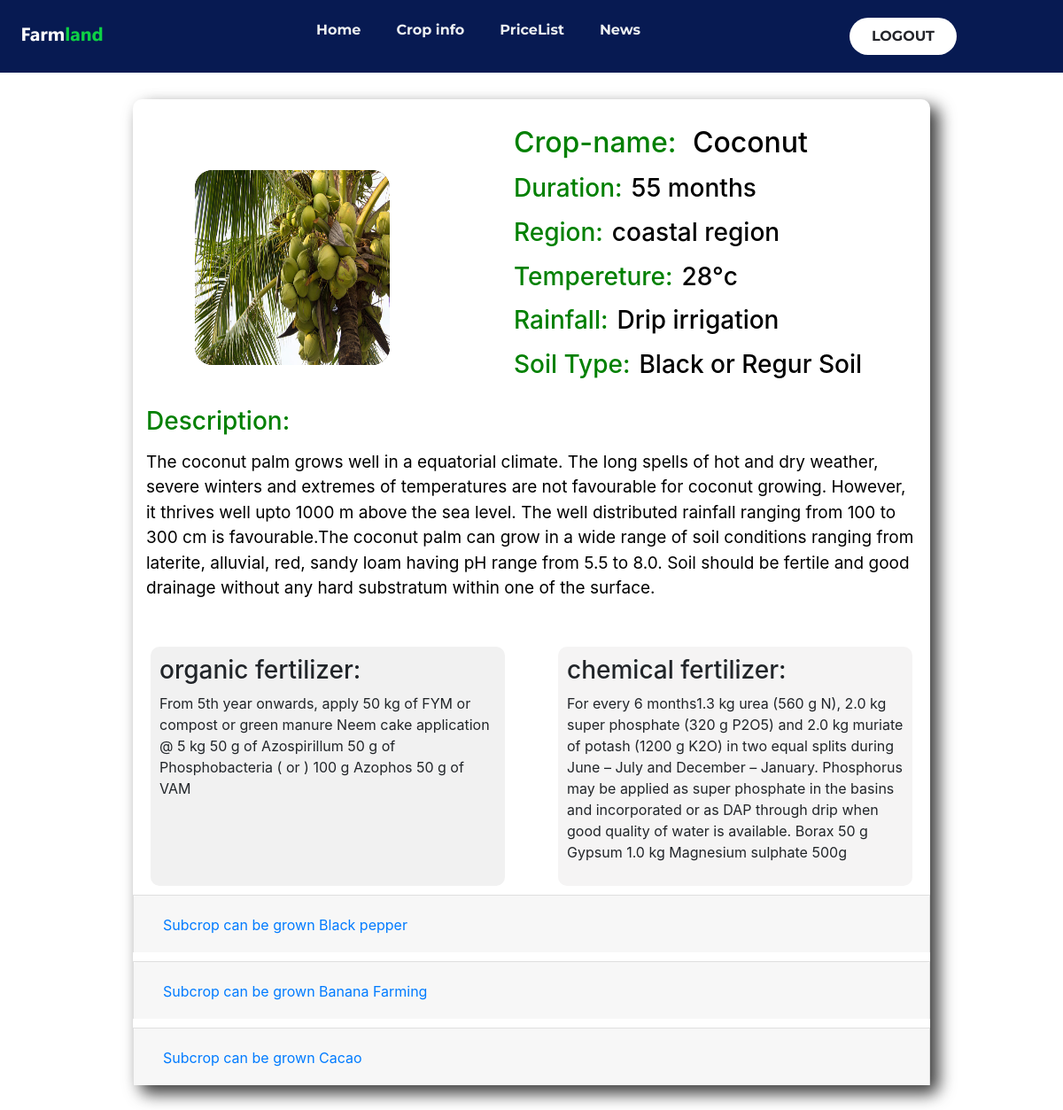
The app's page /cropdec/crop2 with its own data.
### tables this page shows
CREATE TABLE CROP(CROP_ID TEXT PRIMARY KEY ,CROP_NAME TEXT NOT NULL,CROP_IMG TEXT,CROP_DURATION INTEGER,CROP_REGION TEXT,CROP_TEMP INTEGER,CROP_IRRIGATION TEXT,CROP_SOIL TEXT,CROP_DESC TEXT, CROP_RIMG TEXT);

CREATE TABLE FERTILIZER(FERTILIZER_ID TEXT PRIMARY KEY ,ORG_FERTILIZER TEXT NOT NULL,CHE_FERTILIZER TEXT NOT NULL,FOREIGN KEY (FERTILIZER_ID) REFERENCES SUBCROP (SUBCROP_ID) );

CREATE TABLE SUBCROP(SUBCROP_ID TEXT PRIMARY KEY ,SUBCROP_NAME TEXT NOT NULL,SUBCROP_DESC TEXT,SUBCROP_PERACER INTEGER);

### app.py (the view)
@app.route('/cropdec/<id>',methods = ['POST', 'GET'])
def cropdesc(id):
   if request.method == 'GET':
      conn = sqlite3.connect('FarmEasy.db')
      e=conn.cursor()
      rows=e.execute("SELECT DISTINCT C.*,F.* FROM CROP C,FERTILIZER F,SUBCROP S WHERE C.CROP_ID=F.FERTILIZER_ID AND C.CROP_ID=\'" + id +"\'")
      rows=rows.fetchall()
      sub=e.execute("SELECT * FROM SUBCROP WHERE SUBCROP_ID IN (SELECT S1.SUBCROP_ID FROM SUBCROP S1,SUBCROPS_FOR_CROP SS WHERE S1.SUBCROP_ID=SS.SUBCROP_ID AND SS.CROP_ID=\'" + id +"\')")
      sub=sub.fetchall()
      print(rows)
      print(sub)
      return render_template('crop_decription.html', des=rows,sdes=sub)

### templates/crop_decription.html (shortened to what this page needs)
<!DOCTYPE html>
<html lang="en">
  <head>
    <link rel="stylesheet" href="../static/css/crop_decription.css" />
  <link rel="stylesheet" href="https://stackpath.bootstrapcdn.com/bootstrap/4.3.1/css/bootstrap.min.css">
  </head>
  <body>
        <div class="bar">
    {% include 'nav.html' %}
    {% for c in des %}
    <div class="main_continer">
      <div class="crop_head">
        <div class="crop_img">
          <img
            src="../static/img/{{c[9]}}"
          />
        </div>
        <div class="crop_content">
          <h2><label>Crop-name:</label> {{c[1]}} </h2>
          <h3><label>Duration:</label>{{c[3]}} months</h3>
          <h3><label>Region:</label>{{c[4]}}</h3>
          <h3><label>Tempereture:</label>{{c[5]}}°c</h3>
          <h3><label>Rainfall:</label>{{c[6]}}</h3>
          <h3><label>Soil Type:</label>{{c[7]}}</h3>
        </div>
      </div>
      <div class="crop_description">
        <h3>Description:</h3>
        <p>
         {{c[8]}}
        </p>
      </div>
      <div class="crop_fertilizer">
        <div class="org_fertilizer">
          <h3>organic fertilizer:</h3>
          <p>{{c[11]}}</p>
        </div>
        <div class="chemical_fertilizer">
          <h3>chemical fertilizer:</h3>
          <p>{{c[12]}}</p>
        </div>
      </div>
      <div class="crop_mprice">
        {% for s in sdes %}
      <div class="crop_price">
        <div class="accordion" id="accordionExample">
          <div class="card">
    <div class="card-header" id="headingTwo">
      <h2 class="mb-0">
        <button class="btn btn-link collapsed" type="button" data-toggle="collapse" data-target="#collapseTwo" aria-expanded="false" aria-controls="collapseTwo">
          Subcrop can be grown {{s[1]}}
        </button>
      </h2>
    </div>
  </div>
  </div>
        </div>
  {% endfor %}
        </div>
      </div>
    {% endfor %}
  </body>
</html>

### static/css/crop_decription.css (style rules this page uses)
* { margin: 0; padding: 0; box-sizing: border-box; }
body { font-family: "Poppins", sans-serif; display: flex; flex-direction: column; justify-content: center; align-items: center; }
.bar { width: 100vw; }
.main_continer { width: 900px; height: 100%; display: flex; flex-flow: column; margin: 30px; justify-content: space-between; background-color: white; border-radius: 10px; box-shadow: 9px 9px 18px 1px rgba(0, 0, 0, 0.75); -webkit-box-shadow: 9px 9px 18px 1px rgba(0, 0, 0, 0.75); -moz-box-shadow: 9px 9px 18px 1px rgba(0, 0, 0, 0.75); }
.crop_head { display: flex; flex-direction: row; transition: transform 0.5s ease; cursor: pointer; }
.crop_img { width: 220px; height: 220px; padding: 20px; background-color: saddlebrown; display: flex; justify-content: center; align-items: center; border-radius: 20px; margin-top: 80px; margin-left: 70px; margin-right: 70px; border: 1px solid black; }
.crop_img img { width: 220px; height: 220px; display: flex; justify-content: center; align-items: center; border-radius: 20px; }
.crop_content { margin-top: 20px; margin-left: 70px; padding-top: 10px; color: black; }
.crop_content label { color: green; margin-right: 10px; }
.crop_content h2, h3, h4 { margin-top: 0px; }
.crop_description { margin: 10px; }
.crop_description h3 { margin-bottom: 5px; padding: 5px; color: green; }
.crop_description p { padding: 5px; color: black; font-size: 19px; }
.crop_fertilizer { display: flex; flex-direction: row; justify-content: space-between; margin-top: 20px; }
.org_fertilizer { margin-left: 20px; width: 400px; background-color: #f1f1f1; border-radius: 10px; padding: 10px; transition: transform 0.5s ease; cursor: pointer; }
.chemical_fertilizer { margin-right: 20px; width: 400px; background-color: #f5f4f4; border-radius: 10px; padding: 10px; transition: transform 0.5s ease; cursor: pointer; }
.crop_mprice { display: flex; flex-direction: column; }
.crop_price { display: flex; flex-direction: column; margin-top: 10px; }

### static/css/nav.css (style rules this page uses)
* { box-sizing: border-box; margin: 0; padding: 0; }

### records on screen
CROP: CROP_RIMG (picture), CROP_NAME "Coconut", CROP_DURATION "55", CROP_REGION "coastal region", CROP_TEMP "28", CROP_IRRIGATION "Drip irrigation", CROP_SOIL "Black or Regur Soil", CROP_DESC "The coconut palm grows well in a equatorial climate. The long spells of hot and dry weather, severe winters and extremes of temperatures are not favourable for coconut growing. However, it thrives well upto 1000 m above the sea level. The well distributed rainfall ranging from 100 to 300 cm is favourable.The coconut palm can grow in a wide range of soil conditions ranging from laterite, alluvial, red, sandy loam having pH range from 5.5 to 8.0. Soil should be fertile and good drainage without any hard substratum within one of the surface.", ORG_FERTILIZER "From 5th year onwards, apply 50 kg of FYM or compost or green manure Neem cake application @ 5 kg 50 g of Azospirillum 50 g of Phosphobacteria ( or ) 100 g Azophos 50 g of VAM", CHE_FERTILIZER "For every 6 months1.3 kg urea (560 g N), 2.0 kg super phosphate (320 g P2O5) and 2.0 kg muriate of potash (1200 g K2O) in two equal splits during June – July and December – January. Phosphorus may be applied as super phosphate in the basins and incorporated or as DAP through drip when good quality of water is available. Borax 50 g Gypsum 1.0 kg Magnesium sulphate 500g"
SUBCROP: SUBCROP_NAME "Black pepper"
SUBCROP: SUBCROP_NAME "Banana Farming"
SUBCROP: SUBCROP_NAME "Cacao"
